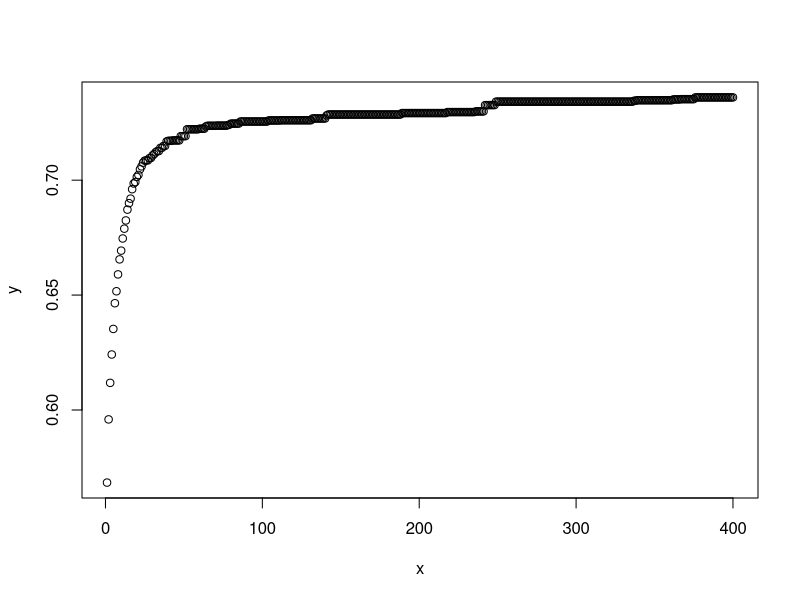
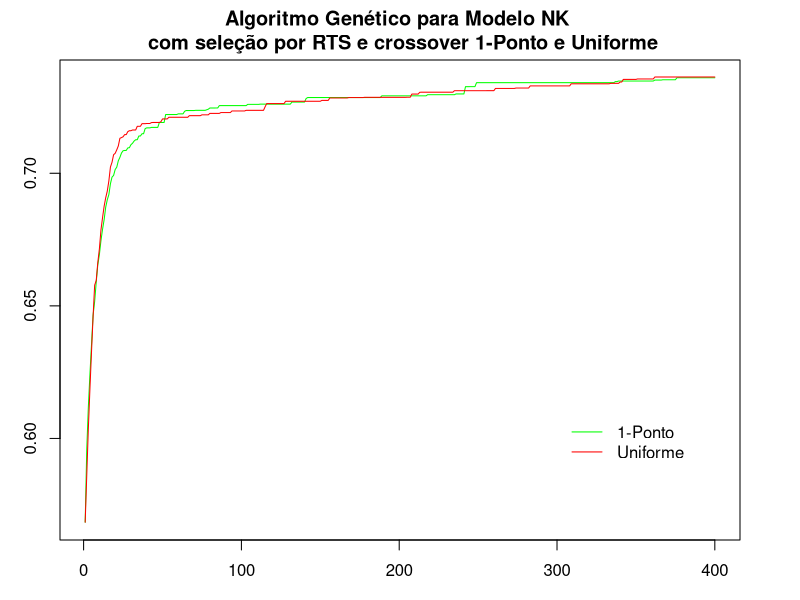

These charts were generated, in order, by the following R code:
y <-
  c(
    0.5684076100587845,
    0.5959058493375778,
    0.6118047589063644,
    0.6241432279348373,
    0.6352663886547089,
    0.6464562565088272,
    0.6516611063480378,
    0.6589982479810714,
    0.6655308943986893,
    0.6693355923891068,
    0.6746302741765976,
    0.6788954615592957,
    0.6824763268232346,
    0.6871851700544357,
    0.6899990576505661,
    0.6919585210084915,
    0.6960714542865754,
    0.6985483485460281,
    0.6991811168193817,
    0.7014109551906585,
    0.7022892582416534,
    0.7047190678119659,
    0.7060052281618119,
    0.707630677819252,
    0.7084897422790527,
    0.7085996162891388,
    0.7085996162891388,
    0.7095609730482102,
    0.709646115899086,
    0.7107758897542954,
    0.7113201123476028,
    0.7121545368432999,
    0.7126483201980591,
    0.7126483201980591,
    0.714056476354599,
    0.714056476354599,
    0.7149088507890702,
    0.7149088507890702,
    0.716846758723259,
    0.717123458981514,
    0.717123458981514,
    0.717123458981514,
    0.7172985965013504,
    0.7172985965013504,
    0.7172985965013504,
    0.7172985965013504,
    0.7172985965013504,
    0.7191481202840805,
    0.7191481202840805,
    0.7191481202840805,
    0.7191481202840805,
    0.722149019241333,
    0.722149019241333,
    0.722149019241333,
    0.722149019241333,
    0.722149019241333,
    0.722149019241333,
    0.722149019241333,
    0.722149019241333,
    0.722399890422821,
    0.722399890422821,
    0.722399890422821,
    0.722399890422821,
    0.7233707964420318,
    0.7236601674556732,
    0.7236601674556732,
    0.7236601674556732,
    0.7236601674556732,
    0.7236601674556732,
    0.7236601674556732,
    0.7237278473377228,
    0.7237278473377228,
    0.7237278473377228,
    0.7237278473377228,
    0.7237278473377228,
    0.7237278473377228,
    0.7237278473377228,
    0.7239394176006317,
    0.724153361916542,
    0.7246119636297226,
    0.7246119636297226,
    0.7246119636297226,
    0.7246119636297226,
    0.7246289443969727,
    0.7246289443969727,
    0.7255151289701461,
    0.7255151289701461,
    0.7255151289701461,
    0.7255151289701461,
    0.7255151289701461,
    0.7255151289701461,
    0.7255151289701461,
    0.7255151289701461,
    0.7255151289701461,
    0.7255151289701461,
    0.7255151289701461,
    0.7255151289701461,
    0.7255151289701461,
    0.7255151289701461,
    0.7255151289701461,
    0.7255151289701461,
    0.7255151289701461,
    0.7255151289701461,
    0.7259848368167877,
    0.7259848368167877,
    0.7259848368167877,
    0.7259848368167877,
    0.7259848368167877,
    0.7259848368167877,
    0.7259848368167877,
    0.7259848368167877,
    0.7260740220546722,
    0.7260740220546722,
    0.7260740220546722,
    0.7260740220546722,
    0.7260740220546722,
    0.7260740220546722,
    0.7260740220546722,
    0.7260740220546722,
    0.7260740220546722,
    0.7260740220546722,
    0.7260740220546722,
    0.7260740220546722,
    0.7260740220546722,
    0.7260740220546722,
    0.7260740220546722,
    0.7260740220546722,
    0.7260740220546722,
    0.7260740220546722,
    0.7260740220546722,
    0.7260740220546722,
    0.7268447744846344,
    0.7268447744846344,
    0.7268447744846344,
    0.7268447744846344,
    0.7268447744846344,
    0.7268447744846344,
    0.7268447744846344,
    0.7268447744846344,
    0.7268447744846344,
    0.7281829798221588,
    0.7285641920566559,
    0.7285641920566559,
    0.7285641920566559,
    0.7285641920566559,
    0.7285641920566559,
    0.7285641920566559,
    0.7285641920566559,
    0.7285641920566559,
    0.7285641920566559,
    0.7285641920566559,
    0.7285641920566559,
    0.7285641920566559,
    0.7285641920566559,
    0.7285641920566559,
    0.7285641920566559,
    0.7285641920566559,
    0.7285641920566559,
    0.7285641920566559,
    0.7285641920566559,
    0.7285641920566559,
    0.7285641920566559,
    0.7285641920566559,
    0.7285641920566559,
    0.7285641920566559,
    0.7285641920566559,
    0.7285641920566559,
    0.7285641920566559,
    0.7285641920566559,
    0.7285641920566559,
    0.7285641920566559,
    0.7285641920566559,
    0.7285641920566559,
    0.7285641920566559,
    0.7285641920566559,
    0.7285641920566559,
    0.7285641920566559,
    0.7285641920566559,
    0.7285641920566559,
    0.7285641920566559,
    0.7285641920566559,
    0.7285641920566559,
    0.7285641920566559,
    0.7285641920566559,
    0.7285641920566559,
    0.7285641920566559,
    0.7285641920566559,
    0.7285641920566559,
    0.7291994225978852,
    0.7291994225978852,
    0.7291994225978852,
    0.7291994225978852,
    0.7291994225978852,
    0.7291994225978852,
    0.7291994225978852,
    0.7291994225978852,
    0.7291994225978852,
    0.7291994225978852,
    0.7291994225978852,
    0.7291994225978852,
    0.7291994225978852,
    0.7291994225978852,
    0.7291994225978852,
    0.7291994225978852,
    0.7291994225978852,
    0.7291994225978852,
    0.7291994225978852,
    0.7291994225978852,
    0.7291994225978852,
    0.7291994225978852,
    0.7291994225978852,
    0.7291994225978852,
    0.7291994225978852,
    0.7291994225978852,
    0.7291994225978852,
    0.7291994225978852,
    0.7291994225978852,
    0.7296282887458801,
    0.7296282887458801,
    0.7296282887458801,
    0.7296282887458801,
    0.7296282887458801,
    0.7296282887458801,
    0.7296282887458801,
    0.7296282887458801,
    0.7296282887458801,
    0.7296282887458801,
    0.7296282887458801,
    0.7296282887458801,
    0.7296282887458801,
    0.7296282887458801,
    0.7296282887458801,
    0.7296282887458801,
    0.7296282887458801,
    0.7296282887458801,
    0.7299201899766922,
    0.7299201899766922,
    0.7299201899766922,
    0.7299201899766922,
    0.7299201899766922,
    0.7299201899766922,
    0.7326548153162002,
    0.7326548153162002,
    0.7326548153162002,
    0.7326736062765121,
    0.7326736062765121,
    0.7326736062765121,
    0.7326736062765121,
    0.7341645610332489,
    0.7341645610332489,
    0.7341645610332489,
    0.7341645610332489,
    0.7341645610332489,
    0.7341645610332489,
    0.7341645610332489,
    0.7341645610332489,
    0.7341645610332489,
    0.7341645610332489,
    0.7341645610332489,
    0.7341645610332489,
    0.7341645610332489,
    0.7341645610332489,
    0.7341645610332489,
    0.7341645610332489,
    0.7341645610332489,
    0.7341645610332489,
    0.7341645610332489,
    0.7341645610332489,
    0.7341645610332489,
    0.7341645610332489,
    0.7341645610332489,
    0.7341645610332489,
    0.7341645610332489,
    0.7341645610332489,
    0.7341645610332489,
    0.7341645610332489,
    0.7341645610332489,
    0.7341645610332489,
    0.7341645610332489,
    0.7341645610332489,
    0.7341645610332489,
    0.7341645610332489,
    0.7341645610332489,
    0.7341645610332489,
    0.7341645610332489,
    0.7341645610332489,
    0.7341645610332489,
    0.7341645610332489,
    0.7341645610332489,
    0.7341645610332489,
    0.7341645610332489,
    0.7341645610332489,
    0.7341645610332489,
    0.7341645610332489,
    0.7341645610332489,
    0.7341645610332489,
    0.7341645610332489,
    0.7341645610332489,
    0.7341645610332489,
    0.7341645610332489,
    0.7341645610332489,
    0.7341645610332489,
    0.7341645610332489,
    0.7341645610332489,
    0.7341645610332489,
    0.7341645610332489,
    0.7341645610332489,
    0.7341645610332489,
    0.7341645610332489,
    0.7341645610332489,
    0.7341645610332489,
    0.7341645610332489,
    0.7341645610332489,
    0.7341645610332489,
    0.7341645610332489,
    0.7341645610332489,
    0.7341645610332489,
    0.7341645610332489,
    0.7341645610332489,
    0.7341645610332489,
    0.7341645610332489,
    0.7341645610332489,
    0.7341645610332489,
    0.7341645610332489,
    0.7341645610332489,
    0.7341645610332489,
    0.7341645610332489,
    0.7341645610332489,
    0.7341645610332489,
    0.7341645610332489,
    0.7341645610332489,
    0.7341645610332489,
    0.7341645610332489,
    0.7341645610332489,
    0.7341645610332489,
    0.7341645610332489,
    0.734568303823471,
    0.734568303823471,
    0.7347862952947617,
    0.7347862952947617,
    0.7347862952947617,
    0.7347862952947617,
    0.7347862952947617,
    0.7347862952947617,
    0.7347862952947617,
    0.7347862952947617,
    0.7347862952947617,
    0.7347862952947617,
    0.7347862952947617,
    0.7347862952947617,
    0.7347862952947617,
    0.7347862952947617,
    0.7347862952947617,
    0.7347862952947617,
    0.7347862952947617,
    0.7347862952947617,
    0.7347862952947617,
    0.7347862952947617,
    0.7347862952947617,
    0.7347862952947617,
    0.7347862952947617,
    0.7351410067081452,
    0.7351410067081452,
    0.7351410067081452,
    0.7351410067081452,
    0.7351410067081452,
    0.7352576315402984,
    0.7352576315402984,
    0.7352576315402984,
    0.7352576315402984,
    0.7352576315402984,
    0.7352576315402984,
    0.7352576315402984,
    0.7352576315402984,
    0.7352576315402984,
    0.7360104018449783,
    0.7360104018449783,
    0.7360104018449783,
    0.7360104018449783,
    0.7360104018449783,
    0.7360104018449783,
    0.7360104018449783,
    0.7360104018449783,
    0.7360104018449783,
    0.7360104018449783,
    0.7360104018449783,
    0.7360104018449783,
    0.7360104018449783,
    0.7360104018449783,
    0.7360104018449783,
    0.7360104018449783,
    0.7360104018449783,
    0.7360104018449783,
    0.7360104018449783,
    0.7360104018449783,
    0.7360104018449783,
    0.7360104018449783,
    0.7360104018449783,
    0.7360104018449783,
    0.7360104018449783
    
  )

y2 <-
  c(
    0.5684076100587845,
    0.5861892235279084,
    0.6037208902835846,
    0.6186113107204437,
    0.6326391226053238,
    0.6458512622117997,
    0.6577827399969101,
    0.6595766907930374,
    0.6663401681184768,
    0.6714891529083252,
    0.6786450564861297,
    0.6832463365793228,
    0.6875385159254074,
    0.6907569259405136,
    0.693267952799797,
    0.6970989489555359,
    0.7023586481809616,
    0.704133705496788,
    0.7069919502735138,
    0.7075206536054611,
    0.708828222155571,
    0.7103197878599167,
    0.7131991291046142,
    0.7134503453969956,
    0.7137548077106476,
    0.7145763099193573,
    0.7145763099193573,
    0.7156918692588806,
    0.7160479903221131,
    0.7160479903221131,
    0.7163226473331451,
    0.7163226473331451,
    0.7163226473331451,
    0.7177095931768417,
    0.7177095931768417,
    0.7177095931768417,
    0.7187069082260131,
    0.7187069082260131,
    0.7187069082260131,
    0.7187723797559739,
    0.7187723797559739,
    0.7187723797559739,
    0.7191134071350098,
    0.7191649997234344,
    0.7191649997234344,
    0.7191649997234344,
    0.7191649997234344,
    0.7191649997234344,
    0.7194374734163285,
    0.7204844123125076,
    0.7204844123125076,
    0.7204844123125076,
    0.7204844123125076,
    0.7211168277263641,
    0.7211168277263641,
    0.7211168277263641,
    0.7211168277263641,
    0.7211168277263641,
    0.7211168277263641,
    0.7211168277263641,
    0.7211168277263641,
    0.7211168277263641,
    0.7211168277263641,
    0.7211168277263641,
    0.7211168277263641,
    0.7211168277263641,
    0.7217296004295349,
    0.7217296004295349,
    0.7217296004295349,
    0.7217296004295349,
    0.7217296004295349,
    0.7217296004295349,
    0.7217296004295349,
    0.7217296004295349,
    0.7220385712385178,
    0.7220385712385178,
    0.7220385712385178,
    0.7220385712385178,
    0.7220385712385178,
    0.7225802826881409,
    0.7225802826881409,
    0.7225802826881409,
    0.7225802826881409,
    0.7225802826881409,
    0.7225802826881409,
    0.7225802826881409,
    0.7228874772787094,
    0.7228874772787094,
    0.7228874772787094,
    0.7228874772787094,
    0.7228874772787094,
    0.7228874772787094,
    0.7228874772787094,
    0.7234952199459076,
    0.7234952199459076,
    0.7234952199459076,
    0.7234952199459076,
    0.7234952199459076,
    0.7234952199459076,
    0.7234952199459076,
    0.7234952199459076,
    0.7234952199459076,
    0.7237275224924088,
    0.7237275224924088,
    0.7237275224924088,
    0.7237275224924088,
    0.7237275224924088,
    0.7237275224924088,
    0.7237275224924088,
    0.7237275224924088,
    0.7237275224924088,
    0.7237275224924088,
    0.7237275224924088,
    0.7237275224924088,
    0.7250506663322449,
    0.7262662130594254,
    0.7262662130594254,
    0.7262662130594254,
    0.7262662130594254,
    0.7262662130594254,
    0.7262662130594254,
    0.7262763255834579,
    0.7262763255834579,
    0.7262763255834579,
    0.7262763255834579,
    0.7262763255834579,
    0.7262763255834579,
    0.7271556949615479,
    0.7271556949615479,
    0.7271556949615479,
    0.7271556949615479,
    0.7271556949615479,
    0.7271556949615479,
    0.7271556949615479,
    0.7271556949615479,
    0.7271556949615479,
    0.7271556949615479,
    0.7271556949615479,
    0.7271556949615479,
    0.7271556949615479,
    0.7271556949615479,
    0.7271556949615479,
    0.7271556949615479,
    0.7271556949615479,
    0.7271556949615479,
    0.7271556949615479,
    0.7271556949615479,
    0.7271556949615479,
    0.7271556949615479,
    0.7271556949615479,
    0.7274813163280487,
    0.7274813163280487,
    0.7274813163280487,
    0.7274813163280487,
    0.7274813163280487,
    0.7283936375379563,
    0.7283936375379563,
    0.7283936375379563,
    0.7283936375379563,
    0.7283936375379563,
    0.7283936375379563,
    0.7283936375379563,
    0.7283936375379563,
    0.7283936375379563,
    0.7283936375379563,
    0.7283936375379563,
    0.7283936375379563,
    0.7285431534051895,
    0.7285431534051895,
    0.7285431534051895,
    0.7285431534051895,
    0.7285431534051895,
    0.7285431534051895,
    0.7285431534051895,
    0.7285431534051895,
    0.7285431534051895,
    0.7285431534051895,
    0.7286420768499374,
    0.7286420768499374,
    0.7286420768499374,
    0.7286420768499374,
    0.7286420768499374,
    0.7286420768499374,
    0.7286420768499374,
    0.7286420768499374,
    0.7286420768499374,
    0.7286420768499374,
    0.7286420768499374,
    0.7286420768499374,
    0.7286420768499374,
    0.7286420768499374,
    0.7286420768499374,
    0.7286420768499374,
    0.7286420768499374,
    0.7286420768499374,
    0.7286420768499374,
    0.7286420768499374,
    0.7286420768499374,
    0.7286420768499374,
    0.7286420768499374,
    0.7286420768499374,
    0.7286420768499374,
    0.7286420768499374,
    0.7286420768499374,
    0.7286753141880036,
    0.7286753141880036,
    0.7286753141880036,
    0.7298605716228486,
    0.7298605716228486,
    0.7298605716228486,
    0.7298605716228486,
    0.7298605716228486,
    0.7305361086130142,
    0.7305719923973083,
    0.7305719923973083,
    0.7305719923973083,
    0.7305719923973083,
    0.7305719923973083,
    0.7305719923973083,
    0.7305719923973083,
    0.7305719923973083,
    0.7305719923973083,
    0.7305719923973083,
    0.7305719923973083,
    0.7305719923973083,
    0.7305719923973083,
    0.7305719923973083,
    0.7305719923973083,
    0.7305719923973083,
    0.7305719923973083,
    0.7305719923973083,
    0.7305719923973083,
    0.7305719923973083,
    0.7305719923973083,
    0.7311382621526719,
    0.7311382621526719,
    0.7311382621526719,
    0.7311382621526719,
    0.7311382621526719,
    0.7311382621526719,
    0.7311382621526719,
    0.7311382621526719,
    0.7311382621526719,
    0.7311382621526719,
    0.7311382621526719,
    0.7311382621526719,
    0.7311382621526719,
    0.7311382621526719,
    0.7311382621526719,
    0.7311382621526719,
    0.7311382621526719,
    0.7311382621526719,
    0.7311382621526719,
    0.7311382621526719,
    0.7311382621526719,
    0.7311566984653473,
    0.7311566984653473,
    0.7311566984653473,
    0.7311566984653473,
    0.7311566984653473,
    0.7319954705238342,
    0.7319954705238342,
    0.7319954705238342,
    0.7319954705238342,
    0.7319954705238342,
    0.7319954705238342,
    0.7319954705238342,
    0.7319954705238342,
    0.7319954705238342,
    0.7319954705238342,
    0.7319954705238342,
    0.7319954705238342,
    0.7319954705238342,
    0.7321379089355469,
    0.7321379089355469,
    0.7321379089355469,
    0.7321379089355469,
    0.7321379089355469,
    0.7321379089355469,
    0.7321379089355469,
    0.7321379089355469,
    0.7321379089355469,
    0.7329476344585418,
    0.7329476344585418,
    0.7329476344585418,
    0.7329476344585418,
    0.7329476344585418,
    0.7329476344585418,
    0.7329476344585418,
    0.7329476344585418,
    0.7329476344585418,
    0.7329476344585418,
    0.7329476344585418,
    0.7329476344585418,
    0.7329476344585418,
    0.7329476344585418,
    0.7329476344585418,
    0.7329476344585418,
    0.7329476344585418,
    0.7329476344585418,
    0.7329476344585418,
    0.7329476344585418,
    0.7329476344585418,
    0.7329476344585418,
    0.7329476344585418,
    0.7329476344585418,
    0.7329476344585418,
    0.7329476344585418,
    0.7337401551008225,
    0.7337401551008225,
    0.7337401551008225,
    0.7337401551008225,
    0.7337401551008225,
    0.7337401551008225,
    0.7337401551008225,
    0.7337401551008225,
    0.7337401551008225,
    0.7337401551008225,
    0.7337401551008225,
    0.7337401551008225,
    0.7337401551008225,
    0.7337401551008225,
    0.7337401551008225,
    0.7337401551008225,
    0.7337401551008225,
    0.7337401551008225,
    0.7337401551008225,
    0.7337401551008225,
    0.7337401551008225,
    0.7337401551008225,
    0.7337401551008225,
    0.7337401551008225,
    0.7337401551008225,
    0.7339081078767776,
    0.7339081078767776,
    0.7339081078767776,
    0.7339081078767776,
    0.7339081078767776,
    0.7339081078767776,
    0.7344137048721313,
    0.7344137048721313,
    0.7353917926549911,
    0.7353917926549911,
    0.7353917926549911,
    0.7353917926549911,
    0.7353917926549911,
    0.7353917926549911,
    0.7353917926549911,
    0.7353917926549911,
    0.7353917926549911,
    0.7355659937858582,
    0.7355659937858582,
    0.7355659937858582,
    0.7355659937858582,
    0.7355659937858582,
    0.7355659937858582,
    0.7355659937858582,
    0.7355659937858582,
    0.7355659937858582,
    0.7355659937858582,
    0.7355659937858582,
    0.7363017827272416,
    0.7363017827272416,
    0.7363017827272416,
    0.7363017827272416,
    0.7363017827272416,
    0.7363017827272416,
    0.7363017827272416,
    0.7363017827272416,
    0.7363017827272416,
    0.7363017827272416,
    0.7363017827272416,
    0.7363017827272416,
    0.7363017827272416,
    0.7363017827272416,
    0.7363017827272416,
    0.7363017827272416,
    0.7363017827272416,
    0.7363017827272416,
    0.7363017827272416,
    0.7363017827272416,
    0.7363017827272416,
    0.7363017827272416,
    0.7363017827272416,
    0.7363017827272416,
    0.7363017827272416,
    0.7363017827272416,
    0.7363017827272416,
    0.7363017827272416,
    0.7363017827272416,
    0.7363017827272416,
    0.7363017827272416,
    0.7363017827272416,
    0.7363017827272416,
    0.7363017827272416,
    0.7363017827272416,
    0.7363017827272416,
    0.7363017827272416,
    0.7363017827272416,
    0.7363017827272416
  )

x <- c(1:400)

pdf(file = "Documents/USP/CB/aa.pdf")

par(pch = 25, col = "black") # plotting symbol and color
par(mar = rep(3, 4)) # all plots on one page
par("mar")

#heading = paste("Algoritmo Genético para Modelo NK \n com seleção por RTS e crossover 1-Ponte e Uniforme")
#heading = paste("GA for NK Model \n Uniform CX with RTS (green) and RWS (blue)")
#sub = paste("")

plot(
  x,
  y,
  type = "n",
  main = "Algoritmo Genético para Modelo NK \n com seleção por RTS e crossover 1-Ponto e Uniforme",
  xlab = "Gerações",
  ylab = "Fitness Mediano"
)

length(y)
length(y2)

lines(x, y, type = "l", col = "green")
lines(x, y2, type = "l", col = "red")
#lines(x, y3, type="l", col="black")

legend(
  300,
  0.61,
  c("1-Ponto", "Uniforme"),
  cex = 1.0,
  col = c("green", "red"),
  lty = 1,
  bty = "n"
)

dev.off()


plot(x, y)